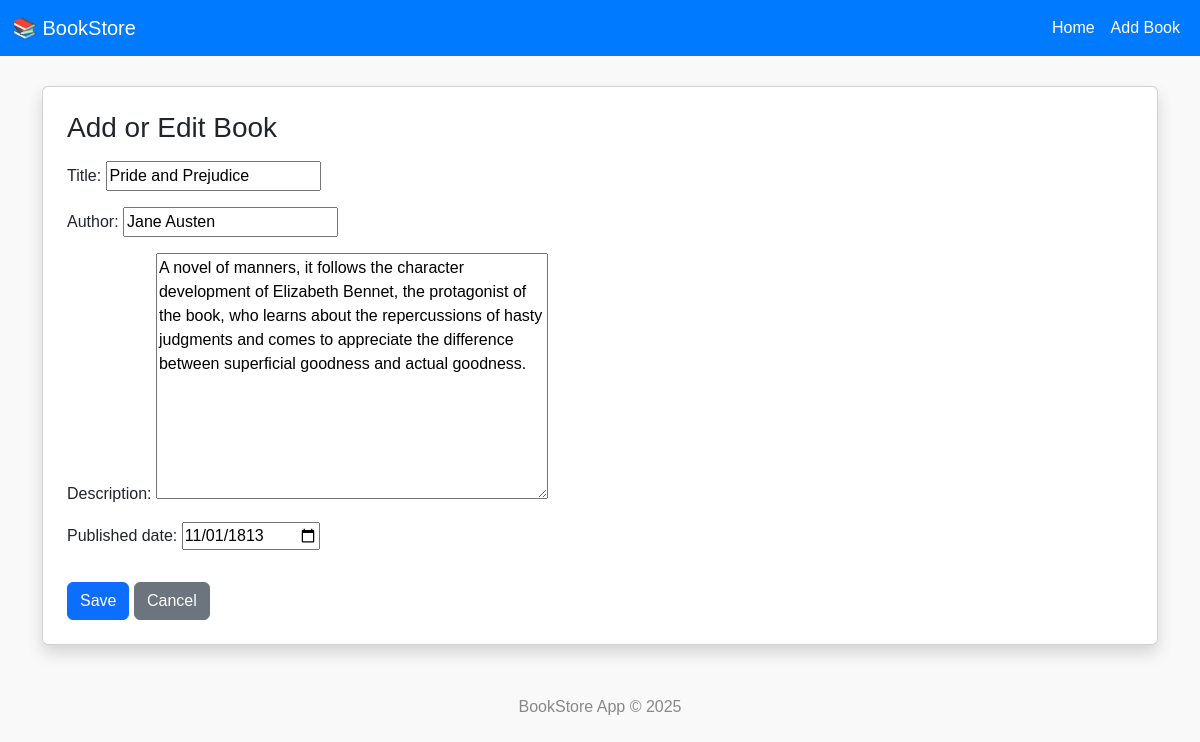
The app's page /update/1/ with its own data.
### bookstore/models.py (models this page shows, shortened)
class Book(models.Model):
    title = models.CharField(max_length=200)
    author = models.CharField(max_length=100)
    description = models.TextField(blank=True)
    published_date = models.DateField()

### bookstore/views.py (the view)
# urls.py: path('update/<int:pk>/', views.book_update, name='book_update'),
def book_update(request, pk):
    book = get_object_or_404(Book, pk=pk)
    form = BookForm(request.POST or None, instance=book)
    if form.is_valid():
        form.save()
        return redirect('book_list')
    return render(request, 'book_form.html', {'form': form})

### bookstore/forms.py
class BookForm(forms.ModelForm):
    class Meta:
        model = Book
        fields = ['title', 'author', 'description', 'published_date']
        widgets = {
            'published_date': forms.DateInput(attrs={'type': 'date'})
        }

### bookstore/templates/book_form.html (shortened to what this page needs)
{% extends 'base.html' %}
{% block content %}
<div class="card shadow p-4">
    <h3 class="mb-3">Add or Edit Book</h3>
    <form method="post" novalidate>
        {{ form.as_p }}
        <button type="submit" class="btn btn-primary mt-3">Save</button>
        <a href="{% url 'book_list' %}" class="btn btn-secondary mt-3">Cancel</a>
    </form>
</div>
{% endblock %}

### bookstore/templates/base.html (style rules this page uses)
body { background-color: #f9f9f9; font-family: "Poppins", sans-serif; }

### records on screen
Book: title "Pride and Prejudice", author "Jane Austen", description "A novel of manners, it follows the character development of Elizabeth Bennet, the protagonist of the book, who learns about the repercussions of hasty judgments and comes to appreciate the difference between superficial goodness and actual goodness.", published_date "11/01/1813"
